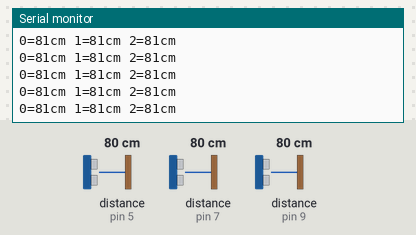
Recording of a sketch running on a simulated Arduino Uno, built with avr-gcc and run on an emulated ATmega328P. Parts: the last lines printed to the serial monitor. The inputs (shaded band) are chosen by the test bench; at power-on: distance to the obstacle (sensors on pin 5, pin 7, pin 9) 80 cm.

Above: at 1.2 s.
1.3 s: distance to the obstacle (sensor on pin 5) set to 2 cm
At 1.52 s:
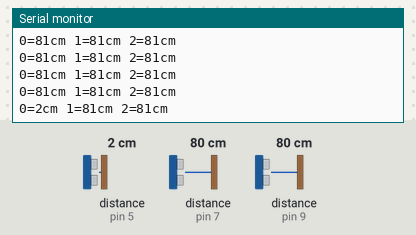
4.3 s: distance to the obstacle (sensor on pin 7) set to 60 cm
At 4.43 s:
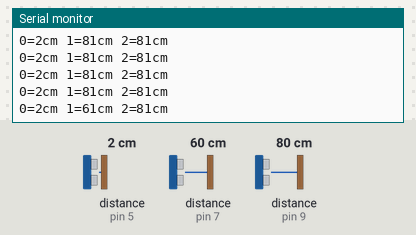
7.3 s: distance to the obstacle (sensor on pin 9) set to 35 cm
At 7.33 s:
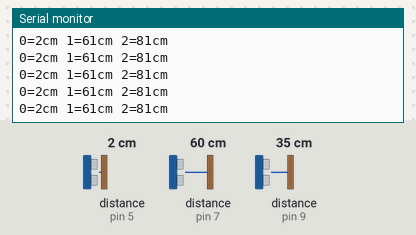
10.3 s: distance to the obstacle (sensor on pin 5) set to 35 cm
At 10.34 s:
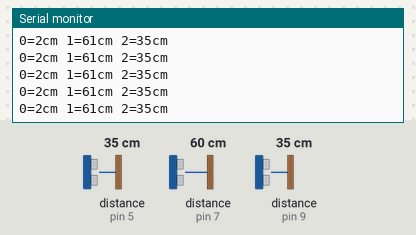
13.3 s: distance to the obstacle (sensor on pin 7) set to 120 cm
At 13.38 s:
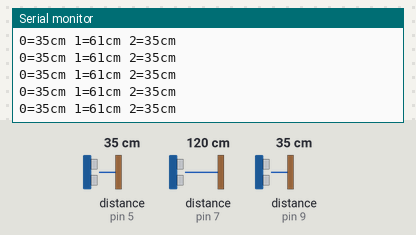
16.3 s: distance to the obstacle (sensor on pin 5) set to 250 cm
At 16.49 s:
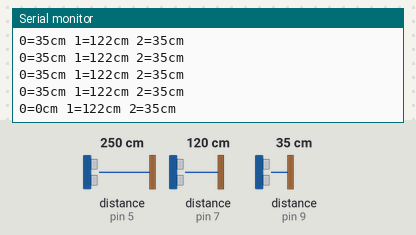
Timing chart, 0 to 19.3 s (numbered marks = the images above; inputs shaded):
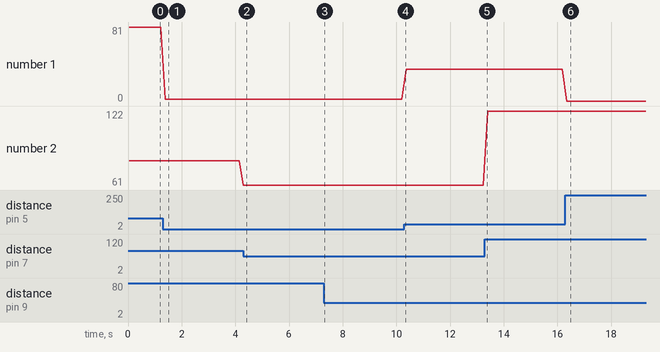

The sketch:

NewPing3Sensors.ino
```cpp
#include <NewPing.h>

#define SONAR_NUM 3
#define MAX_DISTANCE 200

NewPing sonar[SONAR_NUM] = {
  NewPing(4, 5, MAX_DISTANCE),
  NewPing(6, 7, MAX_DISTANCE),
  NewPing(8, 9, MAX_DISTANCE)
};

void setup() {
  Serial.begin(115200);
}

void loop() {
  for (uint8_t i = 0; i < SONAR_NUM; i++) {
    delay(50);
    Serial.print(i);
    Serial.print("=");
    Serial.print(sonar[i].ping_cm());
    Serial.print("cm ");
  }
  Serial.println();
}
```

Measured:
- after the input at 1.3 s, the serial monitor: prints a new line after 0.08 s (image 1)
- after the input at 16.3 s, the serial monitor: prints a new line after 0.05 s (image 6)
- plotted number 2: 81 → 61 after the input at 1.3 s, 61 → 122 after the input at 13.3 s
